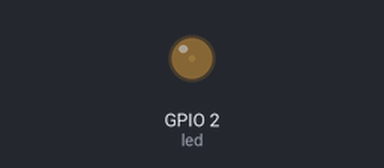
Bench run of a program on a simulated ESP32 board running MicroPython. Shown: output pins drawn as LEDs (lit = HIGH). What the program prints to the serial console is not drawn.

Above: at 0.05 s.
At 0.5 s:
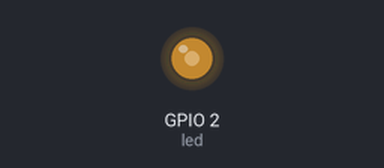
At 0.95 s:
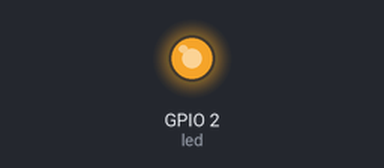
At 1.8 s:
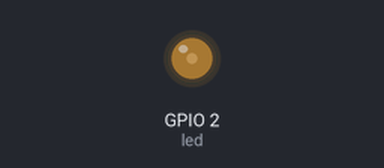
Timing chart, 0 to 4.8 s (numbered marks = the images above):
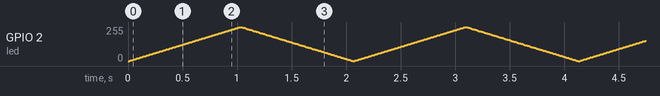

The program:

04_PWM_OUT.py
```python
# ==============================================================================
# 04_PWM_OUT.py - การควบคุม LED ด้วย PWM (LED Control with PWM)
# ==============================================================================
# โปรแกรมนี้สาธิตการใช้ PWM เพื่อควบคุมความสว่างของ LED
# This program demonstrates using PWM to control LED brightness
# PWM = Pulse Width Modulation (การมอดูเลตความกว้างพัลส์)
# กด Ctrl+C เพื่อหยุดโปรแกรม (Press Ctrl+C to stop)
# ==============================================================================

import machine
import time

# กำหนดขา PWM สำหรับ LED สีแดงที่ GPIO2
# Set PWM pin for red LED at GPIO2
led_pin = 2

# สร้าง PWM object ที่ความถี่ 500 Hz
# Create PWM object at 500 Hz frequency
led = machine.PWM(machine.Pin(led_pin), freq=500)

def fade_in(led, max_duty=1023, step=10, delay=0.01):
    """
    ค่อยๆ เพิ่มความสว่าง LED (Gradually increase LED brightness)
    max_duty: ค่า duty cycle สูงสุด (maximum duty cycle value)
    step: ขนาดการเพิ่มแต่ละครั้ง (increment size)
    delay: เวลาหน่วงระหว่างแต่ละ step (delay between steps)
    """
    for duty in range(0, max_duty + 1, step):
        led.duty(duty)
        time.sleep(delay)

def fade_out(led, max_duty=1023, step=10, delay=0.01):
    """
    ค่อยๆ ลดความสว่าง LED (Gradually decrease LED brightness)
    """
    for duty in range(max_duty, -1, -step):
        led.duty(duty)
        time.sleep(delay)

print("เริ่ม PWM Fade - กด Ctrl+C เพื่อหยุด")
print("Start PWM Fade - Press Ctrl+C to stop")

try:
    while True:
        # เพิ่มความสว่าง (Fade in)
        fade_in(led)
        # ลดความสว่าง (Fade out)
        fade_out(led)

except KeyboardInterrupt:
    print("\nหยุดโปรแกรม (Program stopped)")

finally:
    # ปิด LED และคืนทรัพยากร PWM (Turn off LED and release PWM resources)
    led.duty(0)
    led.deinit()
    print("ปิด PWM แล้ว (PWM released)")
```
